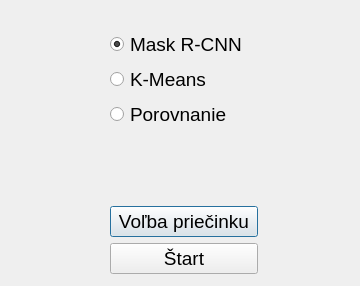
<?xml version="1.0" encoding="UTF-8"?>
<ui version="4.0">
 <class>Dialog</class>
 <widget class="QDialog" name="Dialog">
  <property name="geometry">
   <rect>
    <x>0</x>
    <y>0</y>
    <width>360</width>
    <height>286</height>
   </rect>
  </property>
  <property name="windowTitle">
   <string>Dialog</string>
  </property>
  <widget class="QWidget" name="layoutWidget">
   <property name="geometry">
    <rect>
     <x>110</x>
     <y>30</y>
     <width>148</width>
     <height>244</height>
    </rect>
   </property>
   <layout class="QVBoxLayout" name="verticalLayout">
    <item>
     <layout class="QVBoxLayout" name="lay_rb">
      <item>
       <widget class="QRadioButton" name="mask_rb">
        <property name="font">
         <font>
          <pointsize>14</pointsize>
         </font>
        </property>
        <property name="text">
         <string>Mask R-CNN</string>
        </property>
        <property name="checked">
         <bool>true</bool>
        </property>
       </widget>
      </item>
      <item>
       <widget class="QRadioButton" name="kmeans_rb">
        <property name="font">
         <font>
          <pointsize>14</pointsize>
         </font>
        </property>
        <property name="text">
         <string>K-Means</string>
        </property>
       </widget>
      </item>
      <item>
       <widget class="QRadioButton" name="com_rb">
        <property name="font">
         <font>
          <pointsize>14</pointsize>
         </font>
        </property>
        <property name="text">
         <string>Porovnanie  </string>
        </property>
       </widget>
      </item>
     </layout>
    </item>
    <item>
     <spacer name="verticalSpacer">
      <property name="orientation">
       <enum>Qt::Vertical</enum>
      </property>
      <property name="sizeHint" stdset="0">
       <size>
        <width>17</width>
        <height>13</height>
       </size>
      </property>
     </spacer>
    </item>
    <item>
     <widget class="QPushButton" name="browse_btn">
      <property name="font">
       <font>
        <pointsize>14</pointsize>
       </font>
      </property>
      <property name="text">
       <string>Voľba priečinku</string>
      </property>
      <property name="iconSize">
       <size>
        <width>20</width>
        <height>16</height>
       </size>
      </property>
     </widget>
    </item>
    <item>
     <widget class="QPushButton" name="start_btn">
      <property name="font">
       <font>
        <pointsize>14</pointsize>
       </font>
      </property>
      <property name="text">
       <string>Štart</string>
      </property>
     </widget>
    </item>
   </layout>
  </widget>
 </widget>
 <resources/>
 <connections/>
</ui>
